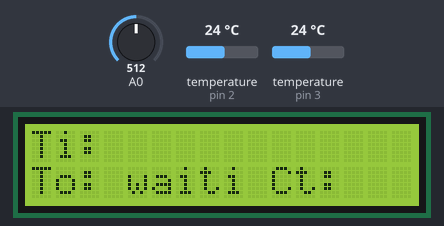
This sketch was run on a simulated Arduino Uno, built with avr-gcc and run on an emulated ATmega328P. Parts: 16×2 character LCD. The inputs (shaded band) are chosen by the test bench; at power-on: A0 = 512, temperature (sensors on pin 2, pin 3) 24 °C. Storage starts empty. At 8.8 s the program stops and its outputs stay as they are.

Above: at 1.3 s.
1.4 s: A0 set to 900
At 5.7 s:
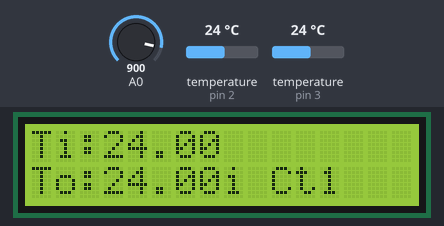
6.7 s: A0 set to 716
At 9.4 s:
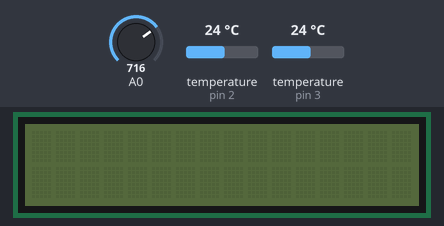
Timing chart, 0 to 10.3 s (numbered marks = the images above; inputs shaded):
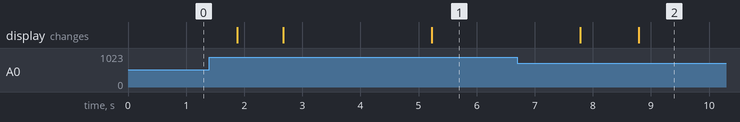

The sketch:

LCD_SD_2sens_loopsaveAIDEN.ino
```cpp
//Included libraries
#include <LiquidCrystal.h>
#include <OneWire.h>
#include <DallasTemperature.h>
#include <SPI.h>
#include <SD.h>

#define btnSELECT 4                             //Sets value for Select Key defined by the DF Robot keypad

LiquidCrystal lcd(8, 9, 4, 5, 6, 7);            //Sets pins used by default

OneWire oneWire2(2);                            //Sets the pins for temperature sensors
OneWire oneWire3(3);
DallasTemperature sensors2(&oneWire2);          //Sends information from OneWire to DallasTemperature
DallasTemperature sensors3(&oneWire3);

File tempt;                                     //Sets tempt as a file type
int count;                                      //count is an integer
int record;                                     //record is an integer
int steps=5;

void setup(){
  count = 0;                                    //count starts at 0
  lcd.begin(16, 2);                             //Start the LCD
 SD.begin(0);
  if (!SD.begin(0)) {                           //Pin 1 will be used for SD card read/write
    lcd.setCursor(0,0);                         //Sets the cursor location
    lcd.print("SD Fail Init");                  //SD begin failed to initialize so write error message
    exit(0);                                    //Exit
  }

  lcd.clear();
  lcd.setCursor(0,0);                           //Sets the cursor location
  lcd.print("Ti:");                             //Tin
  lcd.setCursor(0,1);                           //Set cursor
  lcd.print("To:");                             //Tout
  lcd.setCursor(4,1);                           //Set cursor
  lcd.print("waiting...");                      //Wait for Select button
}

void loop(){
  if(analogRead(0) < 900){                      //If Select key was pressed, proceed.  If not, keep waiting.
    lcd.setCursor(9,1);                         //Set cursor
    lcd.print(" Ct:    ");                       //Count
    delay(1000);                                //Delay 1 second
    record = 1023;                              //Sets checker so while loop can check if select button was pressed again
    while(record > 900){                        //Checks to see if Select Key was pressed again (Hold the select button until you see "Finished!")
      tempt = SD.open("temps.txt",FILE_WRITE);      //Creates an object that is a created txt file
      if (!tempt) {                                 //If SD card failed to open
        lcd.setCursor(0,0);                         //Sets the cursor location
        lcd.print("File Error");                    //Write error message
        exit(0);                                    //Exit
      }
      for(int i=0; i<steps; i++){                   //Runs inner loop multiple times and then saves file. (prevents progress loss)
        lcd.setCursor(3,0);                         //3rd character, line 0
        sensors2.requestTemperatures();             //Call temperature from sensor
        lcd.print(sensors2.getTempCByIndex(0));     //Prints temperature
        lcd.setCursor(3,1);                         //3rd character, line 1
        sensors3.requestTemperatures();             //Call temperature from sensor
        lcd.print(sensors3.getTempCByIndex(0));     //Prints temperature
        lcd.setCursor(12,1);                        //12th character, line 1
        lcd.print(count);                           //Prints the count
        tempt.print(count);
        tempt.print(",");
        tempt.print(sensors2.getTempCByIndex(0));   //Writes first Temp to file
        tempt.print(",");                           //A comma will separate the 2 temperatures
        tempt.println(sensors3.getTempCByIndex(0)); //Writes second Temp to file and starts a new line

        delay(1000);                                //Delays next temperature update by 1 second
        count++;                                    //Increases count variable by 1 (so counts = seconds)
        record = analogRead(0);                     //Sets record to the value on the Select button, either NONE or an int
        if (record<900) {                           //Checks every inner loop to see if the select buton was pressed
          break;                                    //Exits inner loop so the program will stop collecting data
        }
      }
      tempt.close();                              //Closes the tempt file to save it
      if (tempt) {                                //If tempt fails to close
        lcd.setCursor(0,0);                       //Sets the cursor location
        lcd.print("File Save Error");             //Write error message
        exit(0);                                  //Exit the loop
      }
    }
    lcd.setCursor(0,1);                         //Cursor is set to second line
    lcd.print("Finished!  ");                   //Prints the final message
    exit(0);                                    //Exits the loop
  }
}
```
